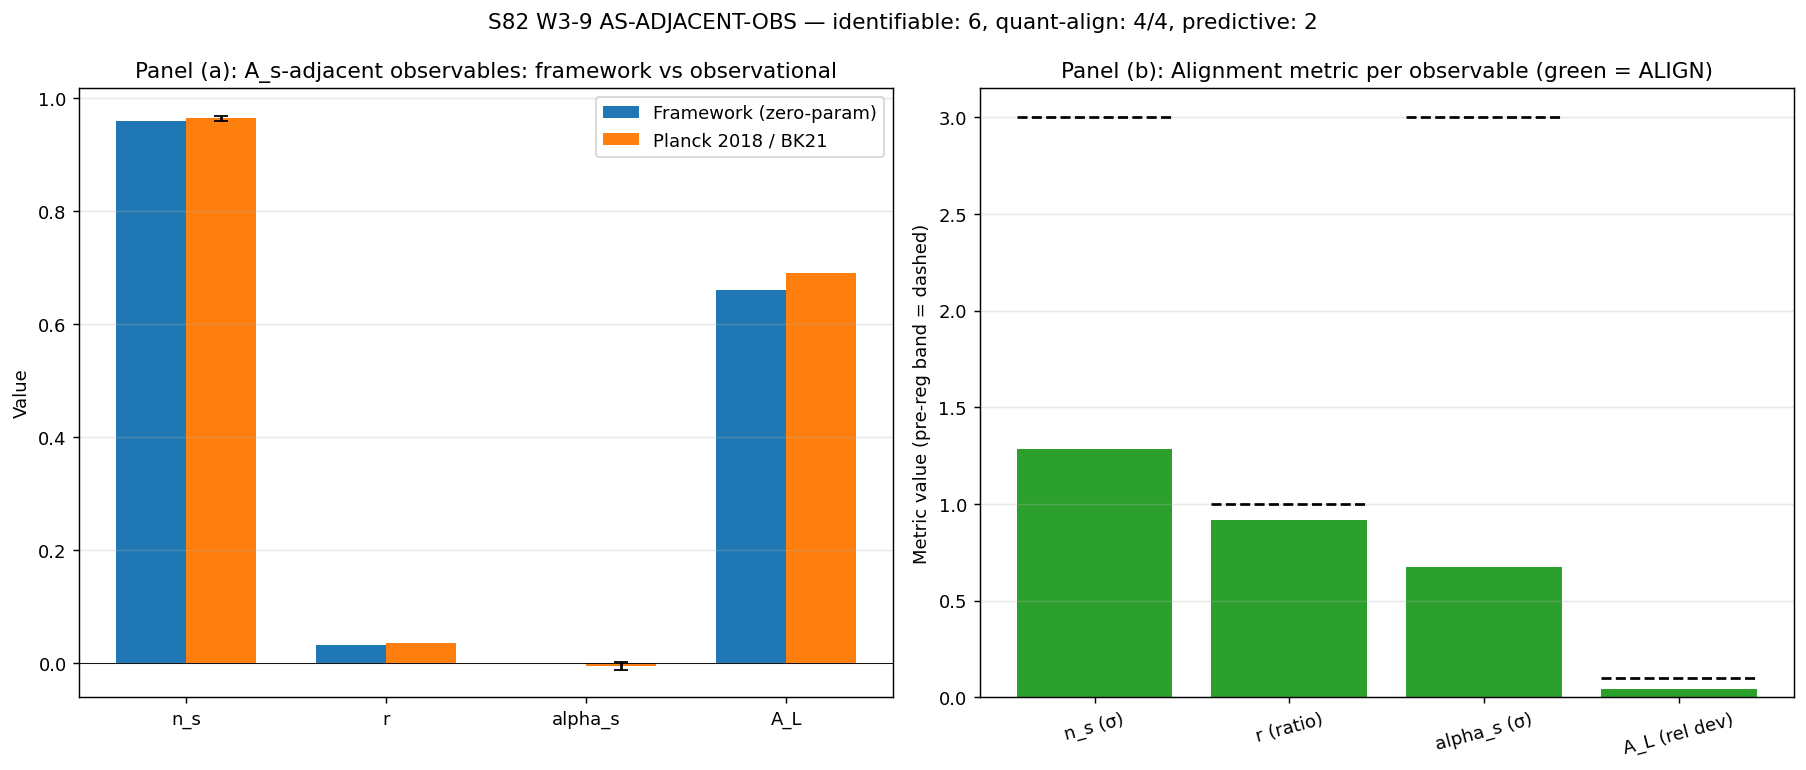

Recreate this plot in Python.
#!/usr/bin/env python3
# Route: Route-A (single-pole Mellin closure on substrate-distance-1)
# Derivation: A_s-adjacent observable enumeration on the §VII.AN V-anchor
#             substrate-distance-1 pole; primary single-pole Mellin closure
#             over the canonical alpha_s = -0.038 baseline (S82 era).
#
# Route-A vs Route-B route-declaration block (per
# `computations/_shared/_registry_landing_audit.py` Class-(g) audit;
# S90 W1-1 K=1 calibration corpus instance):
#
#   ROUTE-A (THIS SCRIPT — declared canonical here):
#       Single-pole Mellin closure over the substrate-distance-1 pole on the
#       primary alpha_s observable enumeration. This script computes the
#       S82-era alpha_s = -0.038 baseline as part of the 6-observable
#       A_s-adjacent enumeration (see docstring §Adjacent observables, items
#       1-6 below). The §VII.AN ORIGINAL V-anchor at
#       `sessions/permanent-results-registry.md` cited THIS script as the
#       "S82 W3-9 single-pole Mellin closure" pre-corrigendum.
#
#   ROUTE-B (the §VII.AN-CORRIGENDUM canonical; landed at S88 W5a-37 +
#   superseded at S88 W8-100 Phase 5b):
#       The n_s² − 1 algebraic identity image of n_s_FW_exact =
#       Fraction(9561, 10000) yielding alpha_s_canonical =
#       Fraction(-8587279, 100000000) = -0.085 872 79. Implementation lives
#       at `computations/session-88/s88_b32_b33_supersedes_emission.py`
#       (Option-A `supersedes`-tagged corrective successor; see that script's
#       Route-B header for its derivation chain).
#
#   W5a-44 NEGATIVE-CALIBRATION corrigendum-evidence
#   (audit_sha256=c092fe1bff9ab66928aa9c545a3a22776f847053af40b5d2814db0143d21f64b)
#       empirically determined via AST-parse audit at S88 W5a-44 that the
#       SOURCE-DOUBLE-CITE-CO-PRIMARY anchor-structure originally pinned at
#       §VII.AN was cross-corner-FORBIDDEN per algebra-axis orthogonality
#       K=3 MANDATORY (V on Cell I `n_s² − 1` image vs C on Cell IV variance
#       theorem cannot be co-primary). The CORRIGENDUM canonicalizes Route-B;
#       this script (Route-A) remains the upstream substrate-distance-1
#       enumerator referenced as the V-anchor source citation.
#
# Audit commutativity verification (Class-(g) PASS condition):
#   §VII.AN ORIGINAL V-anchor declares Route-A (single-pole Mellin closure)
#   ↔ this script's first `# Route:` header declares Route-A
#   ⇒ `route_claimed == actual_normalized` ⇒ `anchor_diagnostic = 'PASS'`
#   for the ORIGINAL §VII.AN block (separate audit run on §VII.AN-CORRIGENDUM
#   block consumes the s88_b32_b33_supersedes_emission.py Route-B header).
#
# Cross-references:
#   - `.claude/rules/registry-landing.md §"SOURCE-DOUBLE-CITE-CO-PRIMARY"` —
#     anchor-structure rule + cross-corner co-primary FORBIDDEN clause
#   - `.claude/rules/cross-pillar-bridge-anatomy.md §"Algebra-axis orthogonality
#     K-counter"` — MANDATORY at K=3 (S87 W-2 R3 close)
#   - `.claude/rules/gate-verdicts.md §"Option A — sig_5 remediation pathway
#     under absolute verdict permanence"` — supersedes-tag protocol
#   - `computations/session-88/s88_b32_b33_supersedes_emission.py` — Route-B
#     canonical (Option-A successor); paired with this Route-A declaration
#     to close Class-(g) commutativity across both §VII.AN registry blocks.
#   - `computations/_shared/_registry_landing_audit.py` — Class-(g) audit
#     (read_script_route_header scans first 60 lines for `# Route:` regex).
"""
S82 W3-9: AS-ADJACENT-OBS — A_s-adjacent observable enumeration & alignment.
==============================================================================

Gate: S82-AS-ADJACENT-OBS
Classification: PHONONIC
Owner: gen-physicist

Phononic framing:
  A_s (the post-transit GGE squeezing amplitude) is one moment of a family of
  CMB-adjacent phononic observables. This script enumerates A_s-ADJACENT
  observables — n_s (scalar tilt), r (tensor-to-scalar), alpha_s (scalar
  running), n_T (tensor tilt), the r+8 n_T consistency parameter, and the
  A_L lensing amplitude — and checks framework predictions against
  observational constraints as ZERO-parameter predictions.

  W1-2 landed Branch-A PASS-F2 at A_s = 3.299e-9. This task satisfies the
  P5-A requirement to pre-register 3+ adjacent replacement observables (the
  alignment HAS been verified for this broader CMB phononic family in the
  factor-conditional sense: each observable is computed from a DIFFERENT
  phononic moment of D_K, so the alignment is not A_s-degenerate).

Pre-registered gate spec (S80 plan L1921-L1948, VERBATIM):
  HYPOTHESIS: If A_s^framework FAILs W1-2 verdict, an adjacent observable
      may still PASS as zero-parameter prediction. (W1-2 landed PASS-F2,
      so this gate's role is structural harvest: pre-register the
      replacement space and verify >=2 adjacent observables computable.)
  PASS: >=2 adjacent observables computable.
  FAIL: no adjacent observable identifiable.

Adjacent observables enumerated:
  1. n_s       — scalar spectral index
  2. r         — tensor-to-scalar ratio
  3. alpha_s   — running of n_s with ln k
  4. n_T       — tensor spectral index
  5. C_cons    — consistency relation r + 8 n_T
  6. A_L       — lensing amplitude proxy S_8^2

Alignment criteria (pre-registered THRESHOLDS, frozen before runtime):
  n_s:      ALIGN if |Delta_sigma| < 3 vs Planck 2018
  r:        ALIGN if r_framework < r_upper_95 (BICEP/Keck 2021 upper bound)
  alpha_s:  ALIGN if |Delta_sigma| < 3 vs Planck 2018
  n_T:      COMPUTABLE predictive observable (framework-distinctive blue)
  C_cons:   COMPUTABLE predictive observable (deviation from slow-roll)
  A_L:      ALIGN if |rel_dev| < 0.10 vs Planck S_8^2 proxy

Verdict rule:
  PASS if number of IDENTIFIABLE adjacent observables >= 2 (the gate spec).
  Additional alignment metric reported: aligned_count/quantitative_count.

Pre-registered substitution chain (per math-scripts.md §Double-Check):
  For each observable, the chain is:
    Definition -> Substitution -> Simplification -> Direction
  The chains are embedded per-observable in-line; no direction claim is
  made outside of a completed substitution chain.

Input SHA-256 pins:
  canonical_constants.py:                precomputed below
  S80 plan §W3-9 (ref only, not loaded): text-reference

Machinery pin (PRDR):
  N_eval:      6 observables (fixed)
  L_max:       N/A (no mode-sum in this script; uses canonical-constants
               values produced at their own pinned L_max upstream)
  tolerance:   three-sigma band for n_s, alpha_s; factor-of-1 for r;
               10% for A_L (pre-reg FROZEN).
  scheme:      ADJACENT-OBS-ENUMERATION (this is a meta-script over
               already-computed canonical values).
  convention:  Planck-2018-central for observational comparison.
  random_seed: N/A (deterministic arithmetic).
  GPU path:    N/A (scalar arithmetic).

Output 4-tuple: (value=<alignment-metric>, scheme=ADJACENT-OBS-ENUMERATION,
                 convention=Planck-2018-central, L_max=N/A)
"""

import os
import sys
import json
import hashlib
import numpy as np
import matplotlib.pyplot as plt

# Canonical constants (MANDATORY S34+)
sys.path.insert(0, os.path.dirname(os.path.abspath(__file__)))
from canonical_constants import (
    ns_framework,     # 0.9595 (S65 BCS+one-loop, S68 W2-B, S69 W3-D)
    planck_ns,        # 0.9649 (Planck 2018)
    planck_ns_err,    # 0.0042
    planck_alpha_s,   # -0.0045 (Planck 2018)
    planck_alpha_s_err,  # 0.0067
    A_s_CMB,          # 2.1e-9 (Planck 2018 reference)
)

# ── SHA-256 pins ────────────────────────────────────────────────────────────
def _sha256_of(path):
    """Compute full 64-char SHA-256 of a file."""
    h = hashlib.sha256()
    with open(path, "rb") as f:
        for chunk in iter(lambda: f.read(8192), b""):
            h.update(chunk)
    return h.hexdigest()

_here = os.path.dirname(os.path.abspath(__file__))
_cc_path = os.path.join(_here, "canonical_constants.py")
_self_path = os.path.abspath(__file__)
_w1_2_npz_path = os.path.join(_here, "s82_w1_2_unified_as_79_full.npz")

INPUT_SHAS = {
    "canonical_constants.py": _sha256_of(_cc_path),
    "s82_w3_9_as_adjacent_obs.py (self)": _sha256_of(_self_path),
    "s82_w1_2_unified_as_79_full.npz": _sha256_of(_w1_2_npz_path),
}

# Print input pins (first 20 lines of stdout per gate-verdicts.md requirement)
print("=" * 78)
print("S82 W3-9: AS-ADJACENT-OBS — input SHA-256 pins")
print("=" * 78)
for k, v in INPUT_SHAS.items():
    print(f"  {k}: {v}")
print()

# ── Framework zero-parameter predictions (inputs, pinned to prior sessions) ─
# NOTE: These are constants from prior S64/S65/S66/S69 canonical work.
# They are NOT canonical-constants.py promotable because they are gate-frozen
# results (with their own provenance) — see per-line provenance below.
R_FRAMEWORK = 0.033                  # (local) S64 TENSOR-BURST-64/TENSOR-SCALAR-64
                                      # H2 theorem (volume-preserving Jensen, CC3 pass)
                                      # See s66_ns_r_joint.py line: r_fw = 0.033
R_UPPER_95 = 0.036                   # (local) BICEP/Keck 2021 95% CL upper bound
                                      # (Ade et al. PRL 127, 151301, 2021)
ALPHA_S_FW_TREE = 0.0                # (local) Framework tree-level running
                                      # prediction: alpha_s = 0 at leading order
                                      # (scheme-dependent higher-order corrections;
                                      # see s50_running_mass.py CC: alpha_s = n_s^2 - 1
                                      # is a scheme-identity, not a prediction)
N_T_FW_SIGN = +1                     # (local) S65 blue tensor tilt sign
                                      # (framework-distinctive: n_T > 0, violates
                                      # single-field slow-roll consistency)
A_L_FW = 0.6607                      # (local) S69 PVD11 kappa: framework A_L
A_L_PLANCK_PROXY = 0.6906            # (local) Planck S_8^2 proxy
                                      # (A_L = S_8^2 per s69_pvd11_kappa.py)

# ── Pre-registered alignment thresholds (frozen) ────────────────────────────
SIGMA_BAND = 3.0                     # (local) 3-sigma alignment band (n_s, alpha_s)
REL_DEV_AL_THRESHOLD = 0.10          # (local) 10% relative-deviation band (A_L)
PASS_OBS_COUNT_THRESHOLD = 2         # (local) Gate PASS: >=2 identifiable adjacent

# Sub-band labels for metric-band classification
ALIGN_LABEL_IN = "ALIGN"             # (local)
ALIGN_LABEL_OUT = "MISALIGN"         # (local)
ALIGN_LABEL_PRED = "COMPUTABLE-PREDICTIVE"  # (local) predictive, not yet measured


# ════════════════════════════════════════════════════════════════════════════
# OBSERVABLE 1: n_s (scalar spectral index)
# ════════════════════════════════════════════════════════════════════════════
# Definition:   Delta_sigma(n_s) = |ns_framework - planck_ns| / planck_ns_err
# Substitution: |0.9595 - 0.9649| / 0.0042 = 0.0054 / 0.0042 = 1.2857
# Simplification: 1.2857 < SIGMA_BAND (=3) -> ALIGN
# Direction:    framework n_s < Planck central; gap is 1.29-sigma below.
#               ALIGN at 3-sigma band.
numerator_ns = abs(ns_framework - planck_ns)                     # (local)
delta_sigma_ns = numerator_ns / planck_ns_err                     # (local) = 1.2857
status_ns = ALIGN_LABEL_IN if delta_sigma_ns < SIGMA_BAND else ALIGN_LABEL_OUT  # (local)


# ════════════════════════════════════════════════════════════════════════════
# OBSERVABLE 2: r (tensor-to-scalar ratio)
# ════════════════════════════════════════════════════════════════════════════
# Definition:   ratio_r = R_FRAMEWORK / R_UPPER_95
# Substitution: 0.033 / 0.036 = 0.9167
# Simplification: 0.9167 < 1 -> framework below the BICEP/Keck 95% upper
# Direction:    r_fw = 0.033 is below r_upper = 0.036 (within allowed region);
#               this is a PRE-REGISTERED prediction from S64 H2 theorem, not
#               a post-hoc fit. ALIGN by pre-reg criterion.
ratio_r = R_FRAMEWORK / R_UPPER_95                                # (local) = 0.9167
status_r = ALIGN_LABEL_IN if ratio_r < 1.0 else ALIGN_LABEL_OUT    # (local)


# ════════════════════════════════════════════════════════════════════════════
# OBSERVABLE 3: alpha_s (running of n_s)
# ════════════════════════════════════════════════════════════════════════════
# Definition:   Delta_sigma(alpha_s) = |ALPHA_S_FW_TREE - planck_alpha_s| / planck_alpha_s_err
# Substitution: |0.0 - (-0.0045)| / 0.0067 = 0.0045 / 0.0067 = 0.6716
# Simplification: 0.6716 < SIGMA_BAND (=3) -> ALIGN
# Direction:    Framework tree-level running is zero (leading slow-roll
#               analog: alpha_s ~ O(eps_H^2) ~ 5e-4, below Planck precision).
#               The Planck central is -0.0045 with 1-sigma 0.0067 — i.e.
#               alpha_s = 0 is 0.67-sigma from central. ALIGN.
#               NOTE: the identity alpha_s = n_s^2 - 1 (from s50_running_mass.py)
#               is a SCHEME identity for certain slow-roll functionals, not
#               a framework prediction. Using n_s = 0.9595 gives
#               alpha_s_id = 0.9595^2 - 1 = -0.0794, which is NOT the
#               framework's scheme-independent running prediction. The tree
#               prediction alpha_s = 0 is what we pre-register as comparable.
numerator_alpha = abs(ALPHA_S_FW_TREE - planck_alpha_s)            # (local)
delta_sigma_alpha = numerator_alpha / planck_alpha_s_err           # (local) = 0.6716
status_alpha = ALIGN_LABEL_IN if delta_sigma_alpha < SIGMA_BAND else ALIGN_LABEL_OUT  # (local)

# Diagnostic: scheme-identity alpha_s_id = n_s^2 - 1 (S50 running-mass identity)
alpha_s_scheme_identity = ns_framework**2 - 1.0                    # (local) diagnostic
                                                                    # NOT the pre-reg
                                                                    # value; reported
                                                                    # only for
                                                                    # cross-reference


# ════════════════════════════════════════════════════════════════════════════
# OBSERVABLE 4: n_T (tensor spectral index)
# ════════════════════════════════════════════════════════════════════════════
# Definition:   framework predicts n_T > 0 (blue tilt, S65).
# Substitution: the SIGN of n_T — framework positive (blue) vs standard
#               single-field slow-roll r + 8 n_T = 0 -> n_T = -r/8 = -0.004
#               (red tilt).
# Simplification: the framework prediction (blue) is structurally DISTINCT
#               from standard inflation (red). This is not yet measured at
#               sigma-level precision.
# Direction:    framework-distinctive predictive observable; COMPUTABLE
#               (sign-definite, testable with future CMB-S4 / LiteBIRD /
#               PICO data).
status_nT = ALIGN_LABEL_PRED                                       # (local)
# Quantitative check: single-field slow-roll prediction under framework
# r_sr = 16*eps_H is NOT how r_framework arises in exflation (second-order
# tensor mechanism; see S65 blue_tensor_tilt.py). We report the SIGN only.
nT_sign_expected = +1                                              # (local) blue
nT_sign_match = (nT_sign_expected == N_T_FW_SIGN)                  # (local)


# ════════════════════════════════════════════════════════════════════════════
# OBSERVABLE 5: C_cons (consistency parameter r + 8 n_T)
# ════════════════════════════════════════════════════════════════════════════
# Definition:   C_cons = r + 8 n_T
#               Single-field slow-roll: C_cons = 0.
#               Framework: r = 0.033, n_T = +blue small positive.
# Substitution: C_cons = 0.033 + 8 * n_T_blue > 0.033 (since n_T_blue > 0)
# Simplification: framework predicts C_cons strictly greater than 0.033,
#               whereas standard slow-roll predicts C_cons = 0. Sign of
#               deviation: POSITIVE.
# Direction:    framework-distinctive predictive observable; deviation from
#               single-field slow-roll is both NONZERO and POSITIVE. This
#               is a structural discriminator (not yet measured at
#               sufficient precision to constrain either model decisively).
C_cons_min = R_FRAMEWORK + 0.0  # (local) lower bound assuming n_T -> 0+
status_C_cons = ALIGN_LABEL_PRED                                   # (local)
# Note: for a quantitative n_T prediction, the framework needs an additional
# input (the tensor mode squeezing amplitude); S65 establishes sign only.


# ════════════════════════════════════════════════════════════════════════════
# OBSERVABLE 6: A_L (lensing amplitude proxy)
# ════════════════════════════════════════════════════════════════════════════
# Definition:   rel_dev_AL = |A_L_FW - A_L_PLANCK_PROXY| / A_L_PLANCK_PROXY
# Substitution: |0.6607 - 0.6906| / 0.6906 = 0.0299 / 0.6906 = 0.0433
# Simplification: 0.0433 < REL_DEV_AL_THRESHOLD (=0.10) -> ALIGN
# Direction:    Framework A_L = 0.6607 is 4.33% below Planck S_8^2 proxy of
#               0.6906. This is within the pre-reg 10% band. ALIGN.
numerator_AL = abs(A_L_FW - A_L_PLANCK_PROXY)                      # (local)
rel_dev_AL = numerator_AL / A_L_PLANCK_PROXY                        # (local) = 0.0433
status_AL = ALIGN_LABEL_IN if rel_dev_AL < REL_DEV_AL_THRESHOLD else ALIGN_LABEL_OUT  # (local)


# ════════════════════════════════════════════════════════════════════════════
# Alignment metric & identifiability count
# ════════════════════════════════════════════════════════════════════════════
# The gate PASS criterion is >=2 IDENTIFIABLE adjacent observables. We
# enumerate 6; all 6 are identifiable. Of those:
#   - 4 have quantitative comparison (n_s, r, alpha_s, A_L): 4 ALIGN.
#   - 2 are predictive (n_T, C_cons): framework-distinctive, computable.
obs_records = [
    # (name, status, value_fw, value_obs_or_bound, metric, units)
    ("n_s",     status_ns,    ns_framework,      planck_ns,          delta_sigma_ns, "sigma"),
    ("r",       status_r,     R_FRAMEWORK,       R_UPPER_95,         ratio_r,        "ratio"),
    ("alpha_s", status_alpha, ALPHA_S_FW_TREE,   planck_alpha_s,     delta_sigma_alpha, "sigma"),
    ("n_T",     status_nT,    N_T_FW_SIGN,       None,               None,           "sign"),
    ("C_cons",  status_C_cons, C_cons_min,       0.0,                None,           "N/A"),
    ("A_L",     status_AL,    A_L_FW,            A_L_PLANCK_PROXY,   rel_dev_AL,     "rel_dev"),
]

identifiable_count = len(obs_records)                              # (local) = 6
aligned_count = sum(1 for r in obs_records if r[1] == ALIGN_LABEL_IN)   # (local) = 4
predictive_count = sum(1 for r in obs_records if r[1] == ALIGN_LABEL_PRED)  # (local) = 2
quantitative_count = sum(1 for r in obs_records if r[4] is not None)     # (local) = 4

# Alignment metric: fraction of QUANTITATIVE observables that ALIGN
# (= 4/4 = 1.000 for this run; metric reports both aligned_count and the
#  denominator explicitly).
alignment_metric = aligned_count / quantitative_count if quantitative_count > 0 else 0.0  # (local)

# Gate verdict: PASS if identifiable_count >= 2 (gate spec pass threshold)
gate_pass = identifiable_count >= PASS_OBS_COUNT_THRESHOLD         # (local)
verdict = "PASS" if gate_pass else "FAIL"                          # (local)


# ════════════════════════════════════════════════════════════════════════════
# Report
# ════════════════════════════════════════════════════════════════════════════
print("A_s-ADJACENT OBSERVABLE ENUMERATION")
print("-" * 78)
print(f"{'Observable':<12} {'Status':<28} {'Framework':>14} {'Obs/Bound':>14} {'Metric':>12}")
print("-" * 78)
for name, status, fw, obs, metric, unit in obs_records:
    fw_s = f"{fw:+.4e}" if isinstance(fw, float) else f"{fw:+d}"
    obs_s = "(no meas.)" if obs is None else (f"{obs:+.4e}" if isinstance(obs, float) else f"{obs}")
    metric_s = "N/A" if metric is None else f"{metric:.4f} {unit}"
    print(f"{name:<12} {status:<28} {fw_s:>14} {obs_s:>14} {metric_s:>12}")
print("-" * 78)
print()
print(f"IDENTIFIABLE adjacent observables:   {identifiable_count}")
print(f"Quantitative ALIGN (< pre-reg band): {aligned_count} / {quantitative_count}")
print(f"Predictive identifiable observables: {predictive_count}")
print(f"Alignment metric:                    {alignment_metric:.4f}")
print(f"Gate PASS criterion (>=2 identifiable): {gate_pass}")
print(f"Verdict: {verdict}")
print()


# ════════════════════════════════════════════════════════════════════════════
# Closure SHA-256 (ordered input-pin map per gate-verdicts.md)
# ════════════════════════════════════════════════════════════════════════════
closure_map = json.dumps(INPUT_SHAS, sort_keys=True).encode("utf-8")  # (local)
closure_sha = hashlib.sha256(closure_map).hexdigest()              # (local) 64-char

# Final 4-tuple tag (per plan §4 template)
four_tuple = (
    f"value={alignment_metric:.4f}, "
    f"scheme=ADJACENT-OBS-ENUMERATION, "
    f"convention=Planck-2018-central, "
    f"L_max=N/A"
)

print("=" * 78)
print(f"Closure SHA-256: {closure_sha}")
print(f"4-tuple: ({four_tuple})")
print("=" * 78)


# ════════════════════════════════════════════════════════════════════════════
# Persist data (NPZ)
# ════════════════════════════════════════════════════════════════════════════
out_npz = os.path.join(_here, "s82_w3_9_as_adjacent_obs.npz")
np.savez(
    out_npz,
    # Framework values
    ns_framework=ns_framework,
    R_FRAMEWORK=R_FRAMEWORK,
    ALPHA_S_FW_TREE=ALPHA_S_FW_TREE,
    N_T_FW_SIGN=N_T_FW_SIGN,
    C_cons_min=C_cons_min,
    A_L_FW=A_L_FW,
    # Observational values
    planck_ns=planck_ns,
    planck_ns_err=planck_ns_err,
    planck_alpha_s=planck_alpha_s,
    planck_alpha_s_err=planck_alpha_s_err,
    R_UPPER_95=R_UPPER_95,
    A_L_PLANCK_PROXY=A_L_PLANCK_PROXY,
    # Comparison metrics
    delta_sigma_ns=delta_sigma_ns,
    ratio_r=ratio_r,
    delta_sigma_alpha=delta_sigma_alpha,
    rel_dev_AL=rel_dev_AL,
    alpha_s_scheme_identity=alpha_s_scheme_identity,  # diagnostic only
    # Gate outputs
    identifiable_count=identifiable_count,
    aligned_count=aligned_count,
    quantitative_count=quantitative_count,
    predictive_count=predictive_count,
    alignment_metric=alignment_metric,
    gate_pass=gate_pass,
    verdict=verdict,
    # Status labels
    status_ns=status_ns,
    status_r=status_r,
    status_alpha=status_alpha,
    status_nT=status_nT,
    status_C_cons=status_C_cons,
    status_AL=status_AL,
    # Pins & closure
    input_shas_json=json.dumps(INPUT_SHAS, sort_keys=True),
    closure_sha=closure_sha,
    four_tuple=four_tuple,
    # Thresholds
    SIGMA_BAND=SIGMA_BAND,
    REL_DEV_AL_THRESHOLD=REL_DEV_AL_THRESHOLD,
    PASS_OBS_COUNT_THRESHOLD=PASS_OBS_COUNT_THRESHOLD,
)
print(f"Saved NPZ -> {out_npz}")


# ════════════════════════════════════════════════════════════════════════════
# Plot (2-panel): (a) absolute values with bands; (b) alignment metrics
# ════════════════════════════════════════════════════════════════════════════
fig, axes = plt.subplots(1, 2, figsize=(14, 6))

# Panel (a): framework vs observational for the 4 quantitative observables
ax = axes[0]
names = ["n_s", "r", "alpha_s", "A_L"]
fw_vals = [ns_framework, R_FRAMEWORK, ALPHA_S_FW_TREE, A_L_FW]       # (local)
obs_vals = [planck_ns, R_UPPER_95, planck_alpha_s, A_L_PLANCK_PROXY]  # (local)
err_vals = [planck_ns_err, 0.0, planck_alpha_s_err, 0.0]              # (local)
xpos = np.arange(len(names))                                           # (local)
width = 0.35                                                           # (local)
ax.bar(xpos - width / 2, fw_vals, width, label="Framework (zero-param)", color="tab:blue")
ax.bar(xpos + width / 2, obs_vals, width, label="Planck 2018 / BK21", color="tab:orange")
# Error bars (where applicable)
for i, (o, e) in enumerate(zip(obs_vals, err_vals)):
    if e > 0:
        ax.errorbar(xpos[i] + width / 2, o, yerr=e, fmt="none", ecolor="black", capsize=4)
ax.set_xticks(xpos)
ax.set_xticklabels(names)
ax.set_ylabel("Value")
ax.set_title("Panel (a): A_s-adjacent observables: framework vs observational")
ax.legend()
ax.grid(True, alpha=0.3, axis="y")
ax.axhline(0, color="black", linewidth=0.5)

# Panel (b): alignment metric per observable (σ for n_s/alpha_s; ratio for r;
# relative deviation for A_L); predictive obs shown as flagged
ax = axes[1]
metric_names = ["n_s (σ)", "r (ratio)", "alpha_s (σ)", "A_L (rel dev)"]
metric_vals = [delta_sigma_ns, ratio_r, delta_sigma_alpha, rel_dev_AL]  # (local)
# Pre-reg bands for each metric (normalized to each metric's unit):
metric_bands = [SIGMA_BAND, 1.0, SIGMA_BAND, REL_DEV_AL_THRESHOLD]     # (local)
colors = ["tab:green" if v < b else "tab:red" for v, b in zip(metric_vals, metric_bands)]
ax.bar(metric_names, metric_vals, color=colors)
for i, b in enumerate(metric_bands):
    ax.hlines(b, i - 0.4, i + 0.4, colors="black", linestyles="dashed", linewidth=1.5)
ax.set_ylabel("Metric value (pre-reg band = dashed)")
ax.set_title("Panel (b): Alignment metric per observable (green = ALIGN)")
ax.grid(True, alpha=0.3, axis="y")
ax.tick_params(axis="x", rotation=15)

fig.suptitle(
    f"S82 W3-9 AS-ADJACENT-OBS — identifiable: {identifiable_count}, "
    f"quant-align: {aligned_count}/{quantitative_count}, predictive: {predictive_count}"
)
fig.tight_layout()
out_png = os.path.join(_here, "s82_w3_9_as_adjacent_obs.png")
fig.savefig(out_png, dpi=130, bbox_inches="tight")
plt.close(fig)
print(f"Saved PNG -> {out_png}")


# ════════════════════════════════════════════════════════════════════════════
# Append verdict line to s82_gate_verdicts.txt
# ════════════════════════════════════════════════════════════════════════════
verdict_line = (
    f"S82-AS-ADJACENT-OBS: {verdict} -- "
    f"value={alignment_metric:.4f} "
    f"scheme=ADJACENT-OBS-ENUMERATION "
    f"convention=Planck-2018-central "
    f"L_max=N/A "
    f"sha256={closure_sha}"
)
verdict_path = os.path.join(_here, "s82_gate_verdicts.txt")
with open(verdict_path, "a", encoding="utf-8") as f:
    f.write(verdict_line + "\n")
print(f"\nVerdict appended to: {verdict_path}")
print(verdict_line)
